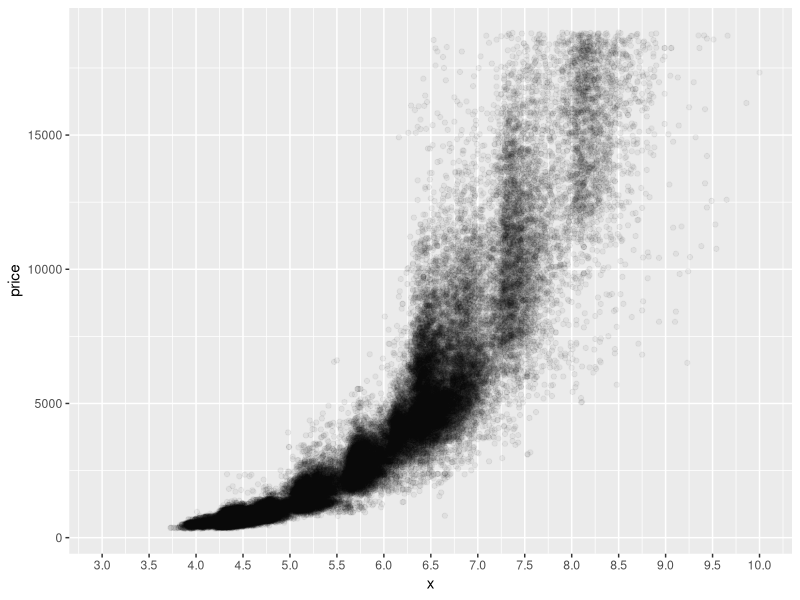
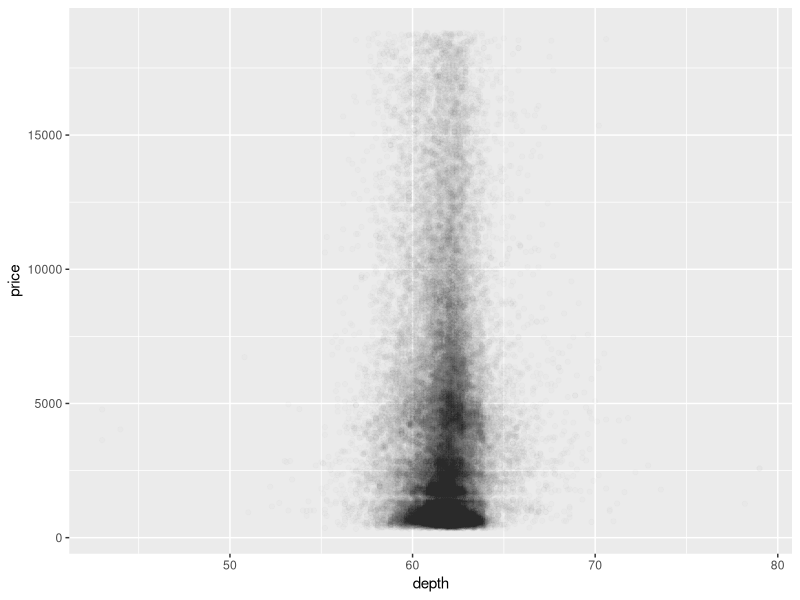
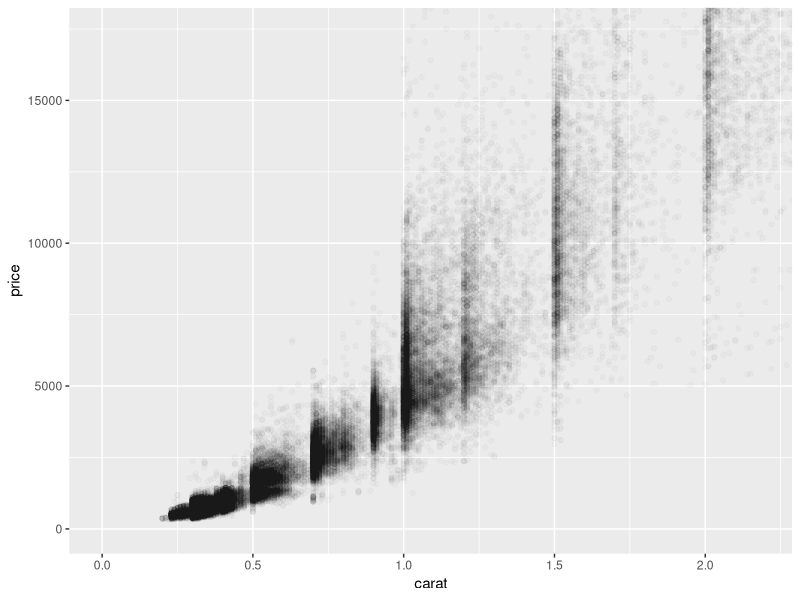
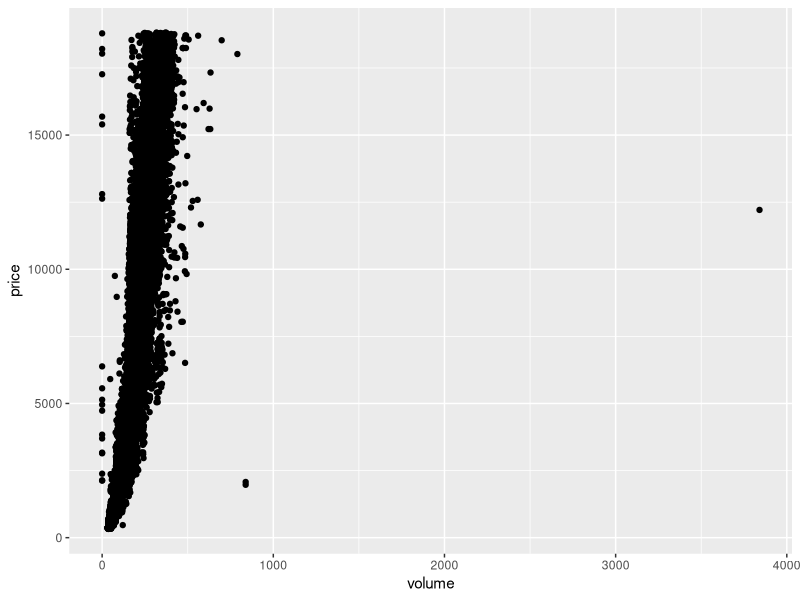
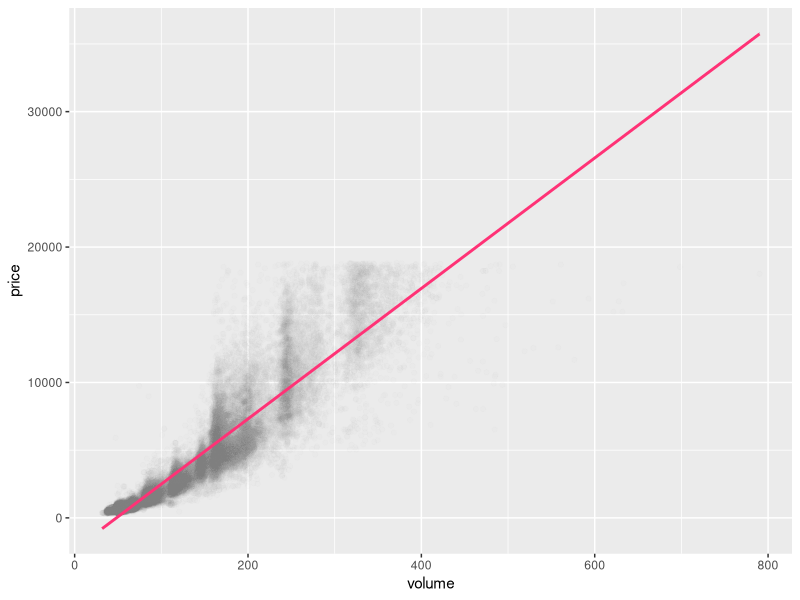
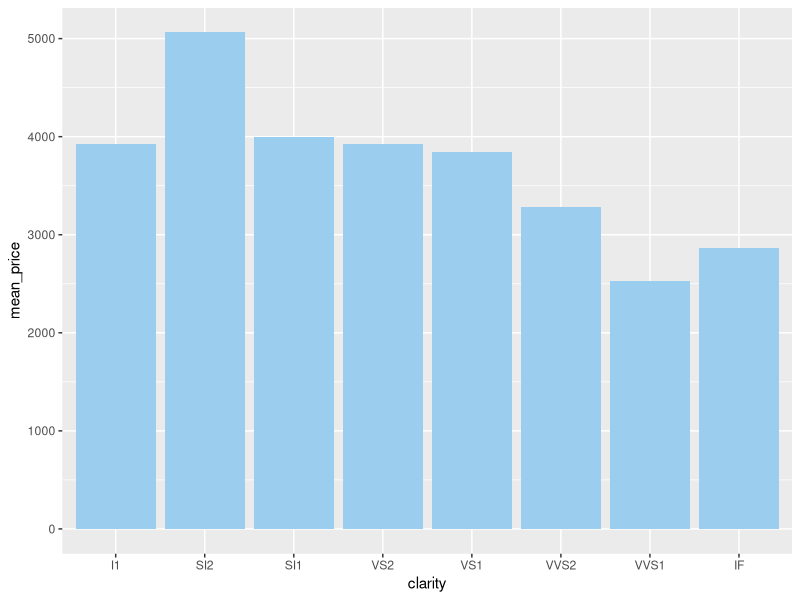
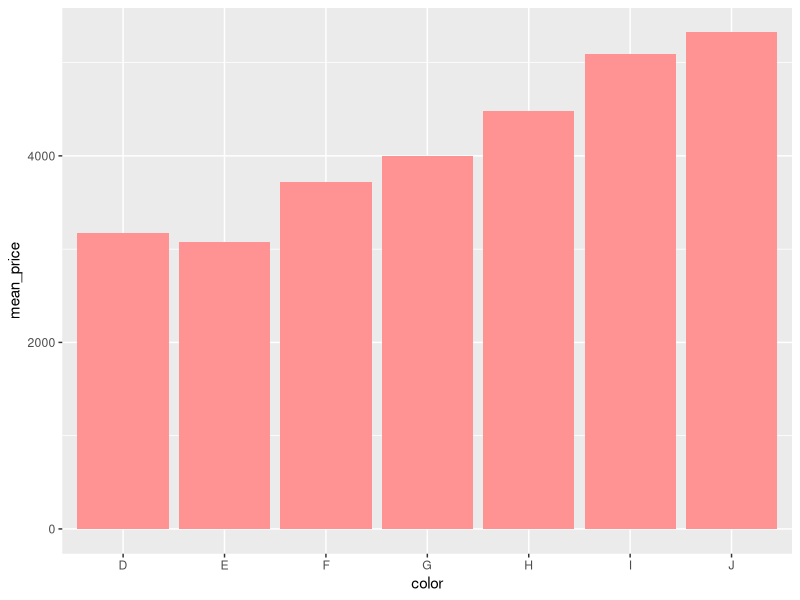
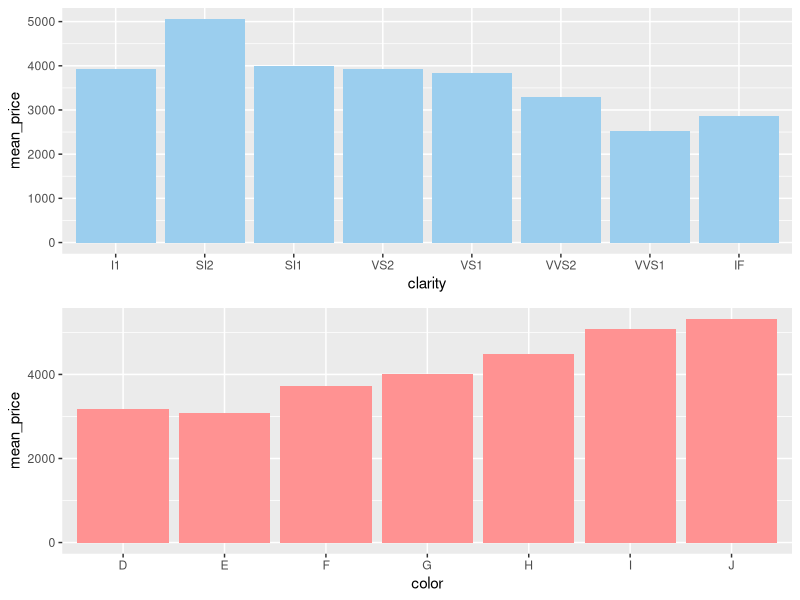

Here is the R script that generated these plots, in order:
getwd()
setwd("C:/Users/sanikamnjoshi/Documents/code/r/udacity-r/lesson6")

library(ggplot2)
data(diamonds)
str(diamonds)


# scatterplot - price vs. x
ggplot(diamonds, aes(x = x, y = price))+
  geom_point(alpha = 1/20)+
  scale_x_continuous(breaks = seq(3, 10, 0.5), limits = c(3,10))


# correlations bw price and x, y, z
with(diamonds, cor.test(x, price))
with(diamonds, cor.test(y, price))
with(diamonds, cor.test(z, price))


# scatterplot - price vs. depth
ggplot(diamonds, aes(x = depth, y = price))+
  geom_point(alpha = 1/100)


# correlation - depth vs. price
with(diamonds, cor.test(depth, price))


# Create a scatterplot of price vs carat
# and omit the top 1% of price and carat
# values.
ggplot(diamonds, aes(x = carat, y = price))+
  geom_point(alpha = 1/50)+
  coord_cartesian(xlim = c(0, quantile(diamonds$carat, 0.99)),
                  ylim = c(0, quantile(diamonds$price, 0.99)))


# Create a new variable for volume in the diamonds data frame.
# This will be useful in a later exercise.
diamonds$volume = with(diamonds, (x*y*z))

# Create a scatterplot of price vs. volume (x * y * z).
# This is a very rough approximation for a diamond's volume.
# Don't make any adjustments to the plot just yet.
ggplot(diamonds, aes(x = volume, y = price))+
  geom_point()


# Subset the data to exclude diamonds with a volume
# greater than or equal to 800. Also, exclude diamonds
# with a volume of 0. Adjust the transparency of the
# points and add a linear model to the plot. (See the
# Instructor Notes or look up the documentation of
# geom_smooth() for more details about smoothers.)
ggplot(subset(diamonds, diamonds$volume != 0 & diamonds$volume < 800),
       aes(x = volume, y = price))+
  geom_point(alpha = 1/60, color = "#b29f9d")+
  geom_smooth(method = "lm", color = "#ff3276")


# correlation
with(subset(diamonds, diamonds$volume != 0 & diamonds$volume < 800),
     cor.test(price, volume))


# Use the dplyr package
# to create a new data frame containing
# info on diamonds by clarity.

# Name the data frame diamondsByClarity

# The data frame should contain the following
# variables in this order.

#       (1) mean_price
#       (2) median_price
#       (3) min_price
#       (4) max_price
#       (5) n

# where n is the number of diamonds in each
# level of clarity.

library(dplyr)

clarities = group_by(diamonds, clarity)

diamondsByClarity = summarise(clarities,
                              mean_price = mean(price),
                              median_price = median(price),
                              min_price = min(price),
                              max_price = max(price),
                              n = n())

head(diamondsByClarity)

rm(clarities)


# We've created summary data frames with the mean price
# by clarity and color. You can run the code in R to
# verify what data is in the variables diamonds_mp_by_clarity
# and diamonds_mp_by_color.
library(dplyr)

diamonds_by_clarity <- group_by(diamonds, clarity)
diamonds_mp_by_clarity <- summarise(diamonds_by_clarity,
                                    mean_price = mean(price))

diamonds_by_color <- group_by(diamonds, color)
diamonds_mp_by_color <- summarise(diamonds_by_color,
                                  mean_price = mean(price))

# Your task is to write additional code to create two bar plots
# on one output image using the grid.arrange() function from the package
# gridExtra.

rm(diamonds_by_clarity)
rm(diamonds_by_color)

clarityBar = ggplot(diamonds_mp_by_clarity,
                    aes(x = clarity, y = mean_price))+
  geom_bar(stat = "identity", fill = "#9bceee")
clarityBar
ggsave("claritybar.jpg")


colorBar = ggplot(diamonds_mp_by_color,
                  aes(x = color, y = mean_price))+
  geom_bar(stat = "identity", fill = "#ff9292")
colorBar
ggsave("colorbar.jpg")

library(gridExtra)
grid.arrange(clarityBar, colorBar)

diamonds_by_cut = group_by(diamonds, cut)
diamonds_mp_by_cut = summarise(diamonds_by_cut,
                               mean_price = mean(price))
rm(diamonds_by_cut)

cutBar = ggplot(diamonds_mp_by_cut,
                aes(x = cut, y = mean_price))+
  geom_bar(stat = "identity", fill = "#67ffa7")
cutBar
ggsave("cutbar.jpg")

grid.arrange(clarityBar, colorBar, cutBar)